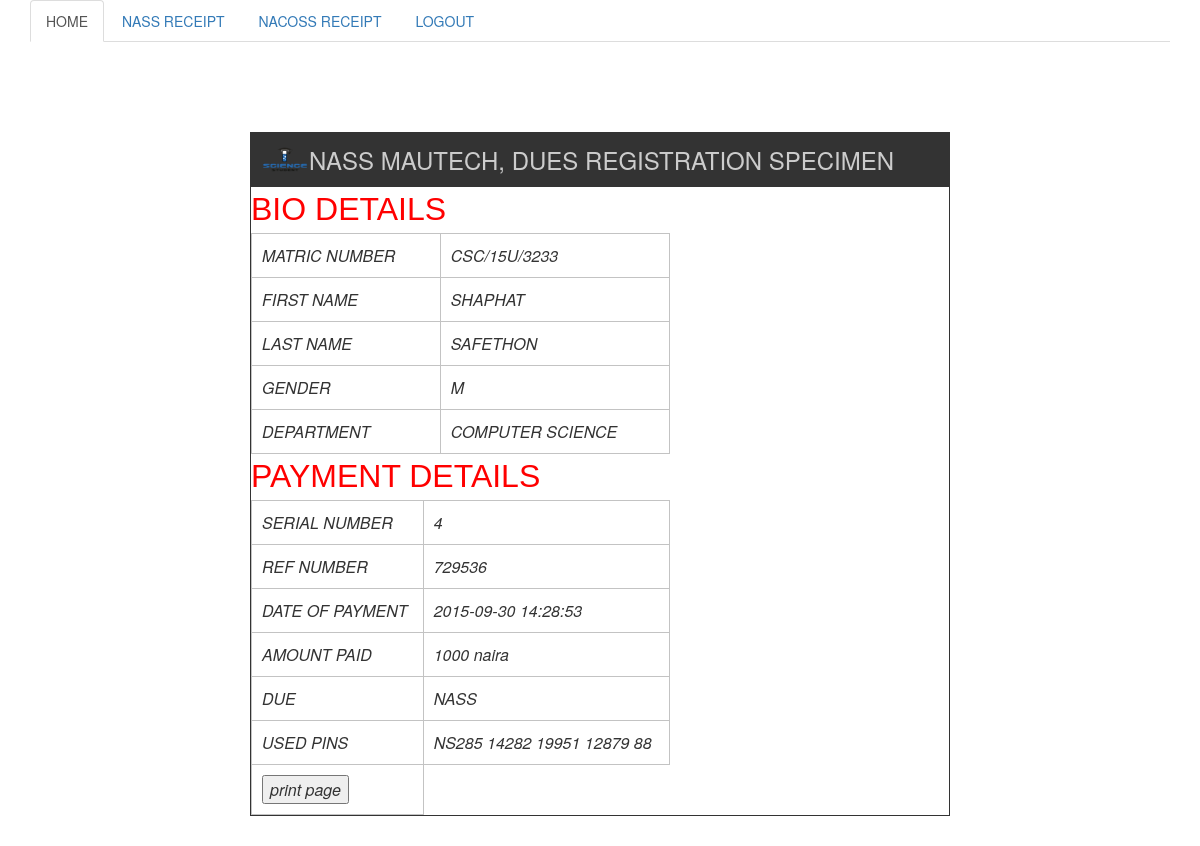
/nass_receipt.php (signed in), run on the app's committed database.
### tables this page shows
CREATE TABLE IF NOT EXISTS `tblreg` (
  `id` int(11) NOT NULL AUTO_INCREMENT,
  `firstname` text NOT NULL,
  `lastname` text NOT NULL,
  `password` varchar(150) NOT NULL,
  `email` varchar(50) NOT NULL,
  `phone` varchar(12) NOT NULL,
  `active` tinyint(1) DEFAULT '0',
  `ban` tinyint(1) DEFAULT '0',
  `hits` int(11) DEFAULT '0',
  `matric` varchar(20) NOT NULL,
  `gender` varchar(20) NOT NULL,
  `level` varchar(20) NOT NULL,
  `department_due` varchar(50) NOT NULL,
  `department` varchar(50) NOT NULL,
  `detect` varchar(50) DEFAULT NULL,
  PRIMARY KEY (`id`),
  UNIQUE KEY `matric` (`matric`)
);

CREATE TABLE IF NOT EXISTS `compsci` (
  `sn_id` int(11) NOT NULL AUTO_INCREMENT,
  `user_id` varchar(20) NOT NULL,
  `ref_no` varchar(20) DEFAULT NULL,
  `date` datetime DEFAULT NULL,
  `nass` varchar(10) NOT NULL DEFAULT '1',
  `departmental` tinyint(1) DEFAULT '0',
  `depart_sn` int(11) DEFAULT NULL,
  `depart_ref` varchar(10) DEFAULT NULL,
  `depart_date` datetime DEFAULT NULL,
  `nass_sn` int(11) NOT NULL,
  PRIMARY KEY (`sn_id`)
);

### includes/function.php (called while the page is built, shortened)
<?php
  include 'db.inc.php';
function database_clean($var = ""){
    global $link;
    $var = htmlentities(trim(mb_strtolower($var)));
  $var = mysqli_real_escape_string($link,$var);
          return $var;
}
function get_session(){
    global $link;
    $sql = "SELECT id,session FROM session WHERE curr_session = '1'";
    return  mysqli_query($link, $sql);
}
     function query($sql){
         global $link;
      return mysqli_query($link, $sql);
     }
   function user_valid_data($id=""){
    $sql = "SELECT firstname,lastname,department,level,matric,gender,detect FROM tblreg WHERE id = '$id'";
            $details = query($sql);
          $result = mysqli_fetch_array($details);
             $result[] = $result['firstname'];
             $result[] = $result['lastname'];
             $result[] = $result['level'];
             $result[] = $result['department'];
             $result[] = $result['gender'];
             $result[] = $result['matric'];
             $result[] = $result['detect'];
              return $result;
   }
  function sort_old_new_std_NASS($id=""){
       $session = get_session();
       $curr_sess = mysqli_fetch_array($session);
       $curr_sess = $curr_sess['session'];
         $curr_sess = explode("/", $curr_sess);
            $curr_sess = $curr_sess[0];
       $user_details = user_valid_data($id);
       $matric = $user_details['matric'];
        $matric = explode("/", $matric);
                $matric  = $matric[1];
           if($curr_sess > $matric){
            return  $due_price = OLD_NASS;
       }
         elseif($curr_sess <= $matric ){
             return $due_price = NEW_NASS;
         }
       else {
             return "";
       }
   }
   function get_data_by_depart_nass($id =" ",$depart=" "){
               $depart_data = array();
       $sql = "SELECT nass_sn,ref_no,user_id,nass,date,sn_id FROM $depart WHERE user_id = '$id'";
         $query = query($sql);
        $result = mysqli_fetch_array($query);
         $depart_data[] = $result['nass_sn'];
          $depart_data[] = $result['ref_no'];
          $depart_data[] = $result['user_id'];
          $depart_data[] = $result['nass'];
         $depart_data[] = $result['date'];
         $depart_data[] = $result['sn_id'];
          return $depart_data;
   }
    function balance_cal($id = "",$page = ''){
       $sql_amount = "SELECT SUM(amount) FROM tblpin WHERE used_by = '$id' "
               . "AND status = '1' AND"
               . " date_used != '000-00-00' AND course_id = '$page'";
         $amount_query = query($sql_amount);
         $amount_result = mysqli_fetch_array($amount_query);
            $total_amount = $amount_result[0];
            return $total_amount;
   }
   function user_used_pins($id = "",$due =""){
       $pin = array();
       $sql_pin = "SELECT pin FROM tblpin WHERE used_by = '$id'"
               . " AND status = '1' "
               . "AND date_used != '000-00-00' "
               . "AND course_id = '$due'";
        $pin_query = query($sql_pin);
          $count = mysqli_num_rows($pin_query);
          for($i=0;$i<$count;$i++){
          $pin_result = mysqli_fetch_array($pin_query);
              $pin[] = $pin_result[0];
       }
        return $pin;
   }
   function uppercase($var){
       return strtoupper($var);
   }
   function split_pin($str = ""){
     $str = str_split($str, 5);
         return $str;
   }

### session.php (called while the page is built, shortened)
<?php
 if(isset($_SESSION['id'])){
     require_once ('includes/function.php');
     $id = database_clean($_SESSION['id']);
 }
 else {
     redirect_to('login.php');
}

### nass_receipt.php (the view, shortened to what this page needs)
<?php
require_once ('includes/function.php');
    $page = '1';
   require_once ('session.php');
  include_once('includes/receipt_header.php');
        $id = database_clean($id);
        $stud_paid = balance_cal($id,$page);
       $due_amount = sort_old_new_std_NASS($id);
     if(!$stud_paid ||  $stud_paid < $due_amount ){
    ?>
<div style="color:#000;font-size:medium;border:2px solid red;
     width:700px;margin: 0px auto;padding:10px;font-family:sans-serif">
    we detected you are yet to you make full payment
</div>
<?php
  }
 else {
     $user_data = user_valid_data($id);
          $depart = $user_data['detect'];
         $payment = get_data_by_depart_nass($id,$depart);
         $amount_paid_by_user = balance_cal($id,$page);
            $pins =  user_used_pins($id,$page);
   ?>
     <!DOCTYPE html>
<html>
    <head>
        <link rel="stylesheet" href="css/bootstrap.min.css"/>
          <link rel="stylesheet" href="css/custom.css"/>
    </head>
    <body>
        <div class="container">
           <div style="border: 1px solid #333; margin: 30px auto;width:700px;height:auto">
<div style="padding:10px; background:#333; font-size:24px; color:#CCC;">
<a href="#"><img src="images/nass.png" width="48" height="33"
style="border:none;
float:left;"></a>NASS MAUTECH, DUES REGISTRATION SPECIMEN </div>
        <span class="data">bio details</span>
 <table class="reference" style="width:60%">
	<tbody>
            <tr>
		<td>MATRIC NUMBER</td>
           <td><?php echo uppercase($user_data['matric']) ?></td>
	</tr>
            <tr>
		<td>FIRST NAME</td>
                <td><?php echo uppercase($user_data['firstname']) ?></td>
	</tr>
	<tr>
		<td>LAST NAME</td>
                <td> <?php echo uppercase($user_data['lastname']) ?></td>
	</tr>
	<tr>
		<td>GENDER</td>
		<td><?php echo uppercase($user_data['gender']) ?></td>
	</tr>
	<tr>
		<td>DEPARTMENT</td>
		<td><?php echo uppercase($user_data['department']) ?></td>
	</tr>
</tbody>
           </table>
    <span class="data">payment details</span>
<table class="reference" style="width:60%">
	<tbody>
            <tr>
		<td>SERIAL NUMBER</td>
		  <td><?php echo uppercase($payment[5]) ?></td>
	</tr>
	<tr>
		<td>REF NUMBER</td>
		<td><?php echo uppercase($payment[1]) ?></td>
	</tr>
	<tr>
		<td>DATE OF PAYMENT</td>
	<td><?php echo uppercase($payment[4]) ?></td>
	</tr>
	<tr>
		<td>AMOUNT PAID</td>
		<td><?php echo uppercase($amount_paid_by_user)." "."naira"; ?></td>
	</tr>
	<tr>
		<td>DUE</td>
		<td><?php echo "NASS"; ?></td>
	</tr>
	<tr>
		<td>USED PINS</td>
		<td><?php
                $count = count($pins);
            for($i=0;$i < $count;$i++){
            $pl = split_pin($pins[$i]);
               $splited = implode(" ", $pl).'<br/>';
                echo uppercase($splited);
            }?>
                </td>
	</tr>
	<tr>
          <td><input type="button" value="print page" onClick="window.print()" /></td>
	</tr>
</tbody>
           </table>
    </div>
    </div>
    </body>
</html>
 <?php
 }
?>

### css/custom.css (style rules this page uses)
table.reference td { border: 1px solid #c3c3c3; padding: 3px; vertical-align: top; }
table.reference { border-collapse: collapse; }
.data { text-align: center; font-family: sans-serif; font-size: xx-large; color: red; text-transform: capitalize; text-transform: uppercase; }

### nass_receipt.php (style rules this page uses)
table.reference td { border: 1px solid #c3c3c3; padding: 10px; vertical-align: top; font-style: oblique; font-size: medium; }
table.reference { border-collapse: collapse; }
.data { text-align: center; font-family: sans-serif; font-size: xx-large; color: red; text-transform: capitalize; text-transform: uppercase; }

### data on the page
tblreg: matric "CSC/15U/3233", firstname "SHAPHAT", lastname "SAFETHON", gender "M", department "COMPUTER SCIENCE"
compsci: sn_id "4", ref_no "729536", date "2015-09-30 14:28:53"

### other printed values
uppercase($amount_paid_by_user) "1000"
implode(" ", $pl) "NS285 14282 19951 12879 88"
